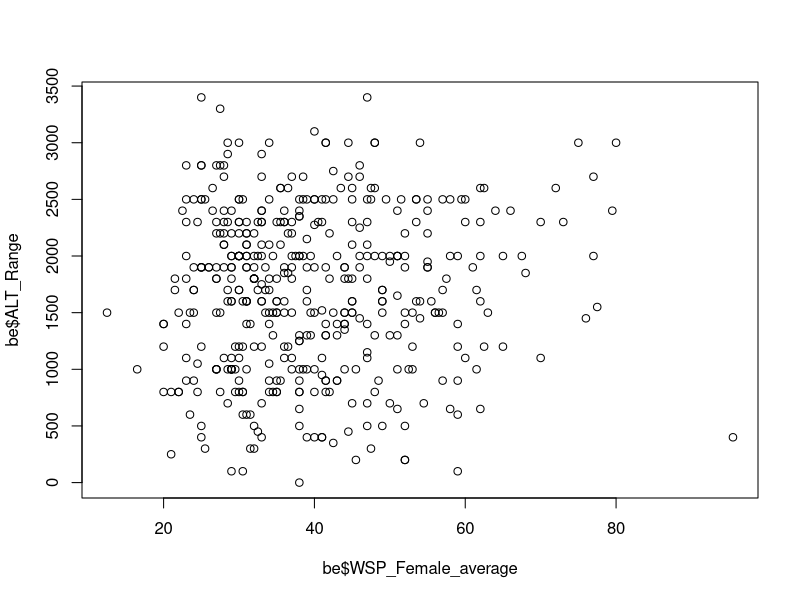
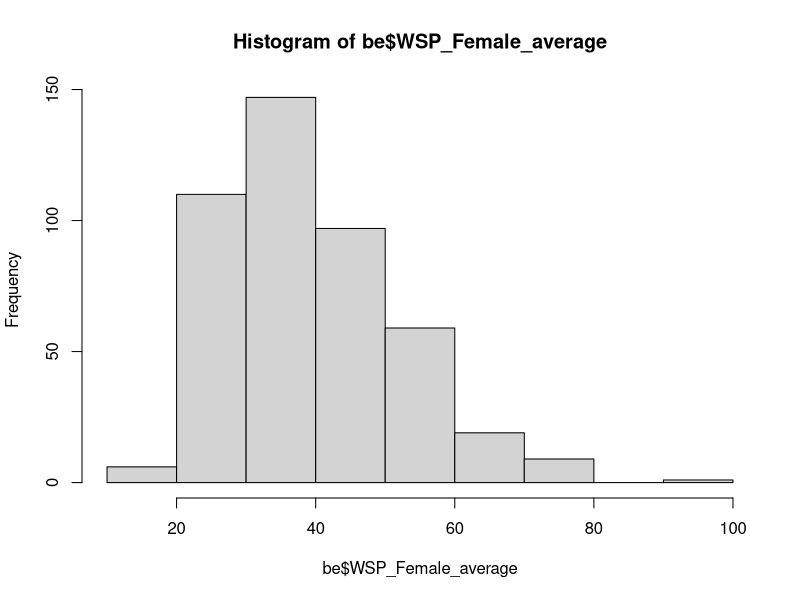

Generate these figures, in order, with R:
## ---- chunk 1
# The table contains headers, and the fields are separated by commas
be <-  read.table("data/butterfly_ecology.csv", header = TRUE, sep = ",")

# Let's have a glimpse at the data 
head(be)
## ---- chunk 2
save.image("myenv.Rdata")
## ---- chunk 3
mean(be$range.size, na.rm = TRUE)
## ---- chunk 4
mean2 <- function(x){
  x <- na.omit(x)
  sum(x) / length(x) 
}

mean2(be$range.size)
## ---- chunk 5
for(i in 1:10) # how often is the loop repeated
{
   print(i)    # what is to be done each iteration
}

j<-0
for(i in 1:5)
{
   j<-i+j
   print(j)
}
## ---- chunk 6
plot(be$WSP_Female_average, be$ALT_Range)
## ---- chunk 7
hist(be$WSP_Female_average)
